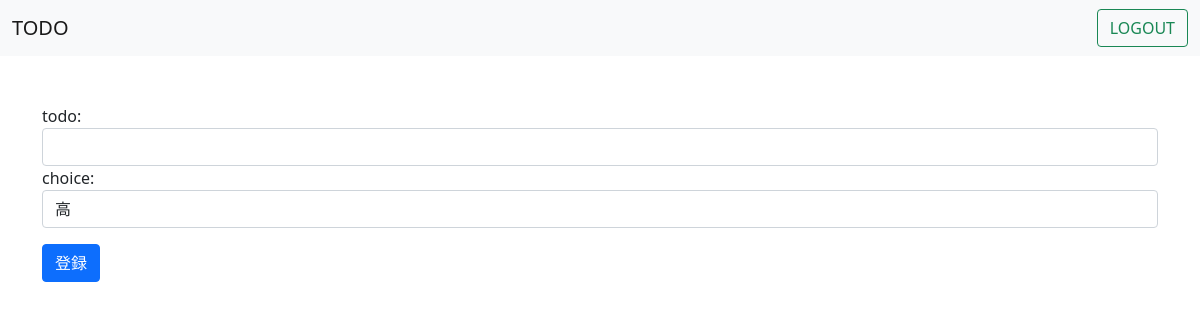
The page / (signed in) on the database as committed earlier.
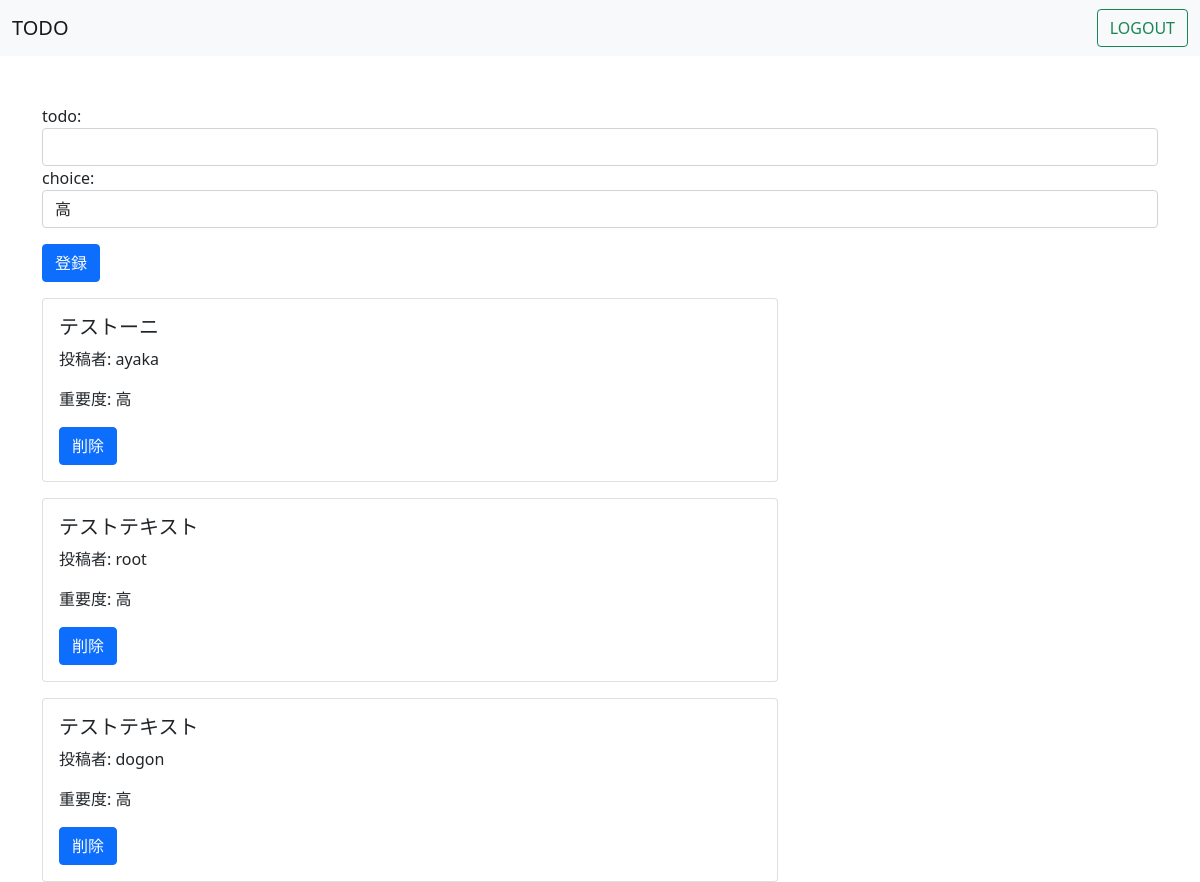
The same page on the database as committed later.
### Todo/models.py (models this page shows, shortened)
class TodoModel(models.Model):
	SELECT = (('高', '高'),('中', '中'), ('低', '低'))
	owner = models.ForeignKey(User, on_delete=models.CASCADE, related_name='todo_owner')
	content = models.CharField(max_length = 100)
	select = models.CharField(max_length = 1, choices = SELECT)
	up_date = models.DateTimeField(auto_now_add=True)
	class Meta:
		ordering = ('-up_date',)

### Todo/views.py (the view)
# urls.py: path('', indexview, name = 'index'),
@login_required(login_url='/login')
def indexview(request):
	params = {
		'title': 'APP',
		'form': Indexform,
		'contents': '',
		'user_data': request.user,
	}
	if request.method == 'POST':
		todo = request.POST['todo']
		select = request.POST['choice']
		todomodel = TodoModel()
		todomodel.owner = request.user
		todomodel.content = todo
		todomodel.select = select
		todomodel.save()
		params['contents'] = TodoModel.objects.all()
		return redirect('/')
	else:
		params['contents'] = TodoModel.objects.all()
		return render(request, 'Todo/index.html', params)

### Todo/templates/Todo/index.html (shortened to what this page needs)
{% extends 'Todo/base.html' %}
{% block content %}
<nav class="navbar navbar-light bg-light">
	<div class="container-fluid">
		<a class="navbar-brand">TODO</a>
		<a href="{% url 'logout' %}" class="btn btn-outline-success" type="submit">LOGOUT</a>
	</div>
</nav>
<div class="container mt-5">
	<div class="row">
		<form action="{% url 'index' %}" method="post">{% csrf_token %}
			{{ form }}
			<button class="btn btn-primary mt-3">登録</button>
		</form>
		<div class="col-8">
		{% for content in contents %}
		<div class="card mt-3">
			<div class="card-body">
				<h5 class="card-title">{{ content.content }}</h5>
				<p class="card-text">投稿者: {{ content.owner }}</p>
				<p class="card-text">重要度: {{ content.select }}</p>
				<a href="{% url 'delete' content.pk %}" class="btn btn-primary">削除</a>
			</div>
		</div>
		{% endfor %}
		</div>
	</div>
</div>
{% endblock content %}

### Todo/templates/Todo/base.html (shortened to what this page needs)
<!DOCTYPE html>
<html>
<head>
	<link href="https://cdn.jsdelivr.net/npm/bootstrap@5.0.0-beta1/dist/css/bootstrap.min.css" rel="stylesheet">
</head>
<body>
{% block content %}
{% endblock content %}
</body>
</html>

Rows that differ between the two databases and show on the page:
added TodoModel: content "テストーニ", owner "ayaka", select "高"
added TodoModel: content "テストテキスト", owner "root", select "高"
added TodoModel: content "テストテキスト", owner "dogon", select "高"
